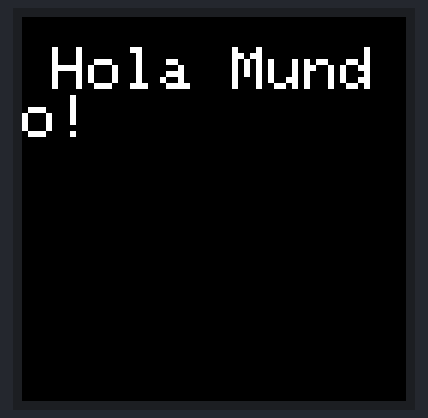
A sketch run on a simulated Arduino Uno, built with avr-gcc and run on an emulated ATmega328P. Shown: 128×128 colour display.

Above: at 0.2 s.
At 1.2 s:
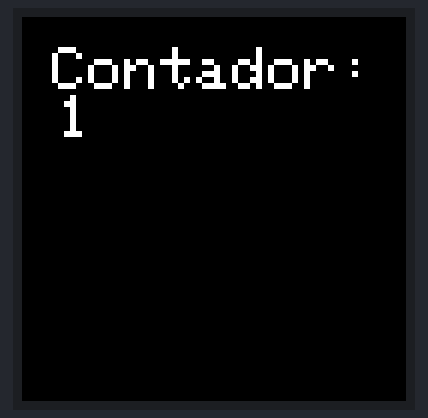
At 3.3 s:
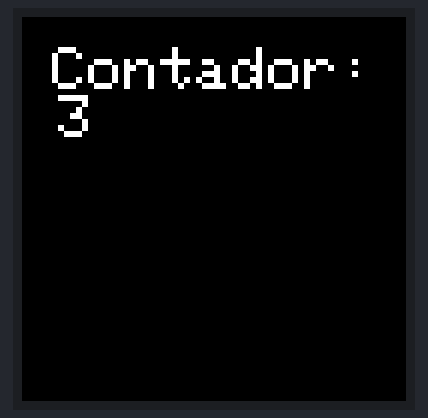
At 5.3 s:
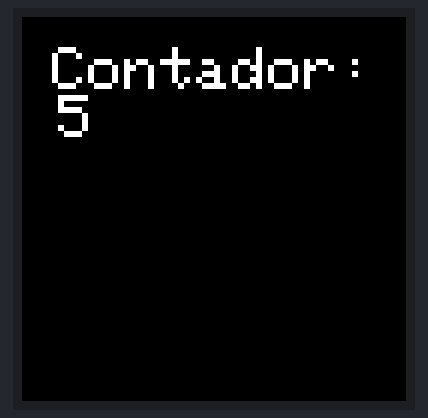
At 7.3 s:
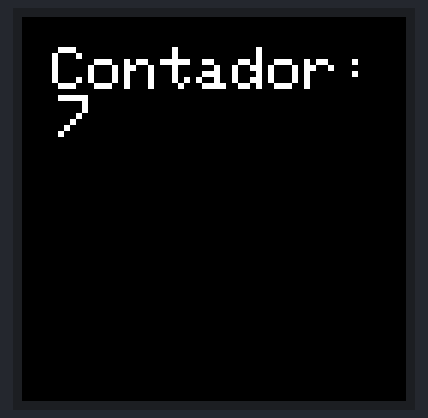
At 10.4 s:
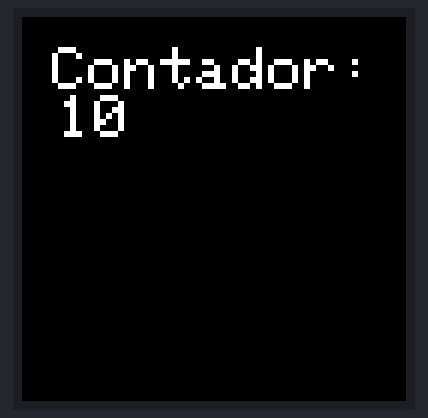

The sketch:

holamundo2.ino
```cpp
#include <Adafruit_GFX.h>    // Librería base para gráficos
#include <Adafruit_ST7735.h> // Librería para el ST7735

// Definir los pines
#define TFT_CS     5
#define TFT_RST    17
#define TFT_DC     16

// Crear el objeto de la pantalla
Adafruit_ST7735 tft = Adafruit_ST7735(TFT_CS, TFT_DC, TFT_RST);

void setup() {
  // Inicializar la pantalla
  tft.initR(INITR_144GREENTAB);  // Usar el modelo adecuado
  tft.setRotation(1);  // Ajustar la orientación de la pantalla
  tft.fillScreen(ST77XX_BLACK); // Limpiar la pantalla con negro
  tft.setTextColor(ST77XX_WHITE); // Establecer color de texto

  // Escribir "Hola Mundo"
  tft.setTextSize(2);  // Tamaño del texto
  tft.setCursor(10, 10);  // Posición del cursor
  tft.print("Hola Mundo!");

  delay(1000); // Esperar un segundo

  // Contador del 1 al 10
  for (int i = 1; i <= 10; i++) {
    tft.fillScreen(ST77XX_BLACK); // Limpiar pantalla
    tft.setCursor(10, 10);  // Posición del cursor
    tft.print("Contador: ");
    tft.print(i);  // Mostrar el número
    delay(1000);  // Esperar un segundo
  }
}

void loop() {
  // No es necesario hacer nada en el loop para este ejemplo
}
```

Measured:
- what the display in image 1 shows lasts 1.0 s, from 1.2 s to 2.2 s
